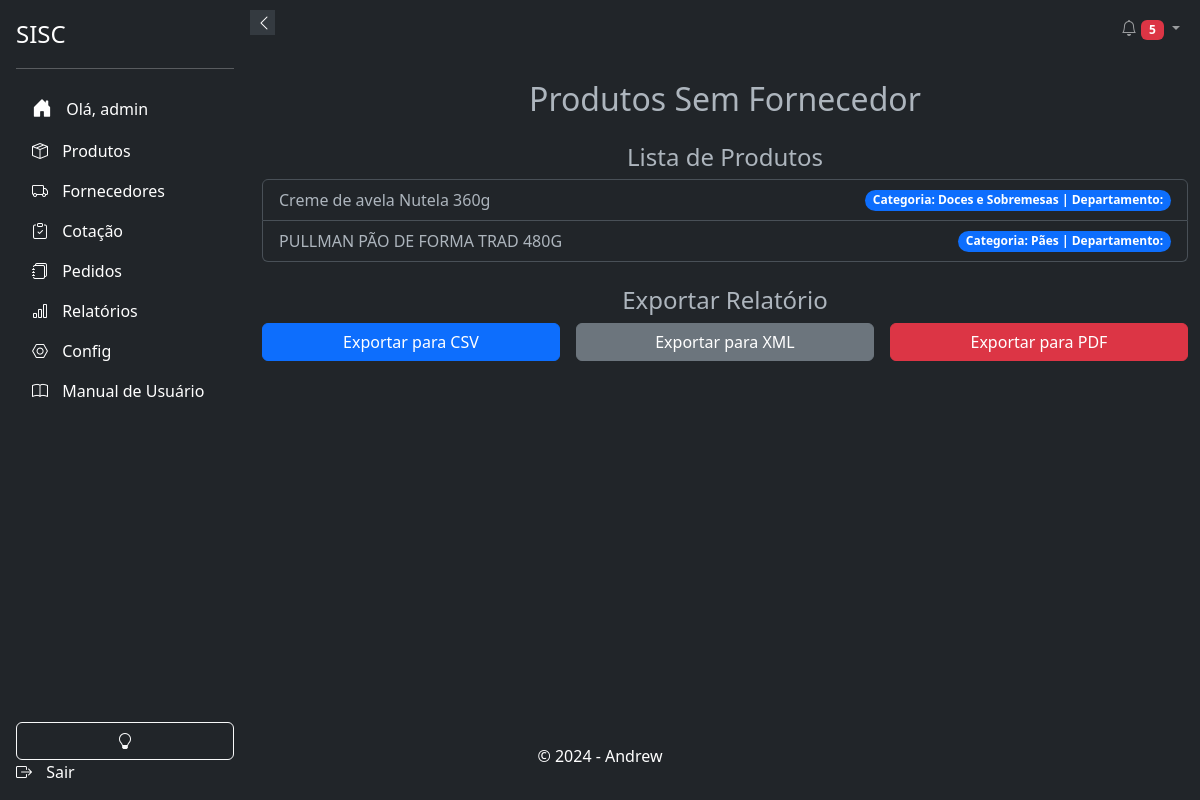
/relatorios/produtos-sem-fornecedor/ (signed in), run on the app's committed database.
### products/models.py (models this page shows, shortened)
class Product(models.Model):
    UNIDADE_CHOICES = (
        ('mm', 'Milímetro'),
        ('cm', 'Centímetro'),
        ('m', 'Metro'),
    )
    UNIDADE_DE_MEDIDA_CHOICES = [
        ('Kg', 'Quilo'),
        ('Dp', 'Display'),
        ('Un', 'Unidade'),
        ('Cx', 'Caixa'),
        ('Fd', 'Fardo'),
        ('Pct', 'Pacote'),
        ('Sch', 'Sache'),
        ('Tp', 'Take Profit'),
    ]
    id = models.AutoField(primary_key=True)
    ean = models.CharField(max_length=13, unique=True, blank=True, null=True)
    sku = models.CharField("SKU", max_length=255, unique=True, blank=True, null=True)
    name = models.CharField(max_length=255)
    brand = models.ForeignKey(Brand, on_delete=models.PROTECT, related_name='products', blank=True, null=True)
    product_line = models.ForeignKey(ProductLine, on_delete=models.PROTECT, related_name='products', blank=True, null=True)
    department = models.ForeignKey(Departamento, on_delete=models.PROTECT, related_name='products', blank=True, null=True)
    category = models.ForeignKey(Category, on_delete=models.PROTECT, related_name='products', blank=True, null=True)
    subcategory = models.ForeignKey(Subcategory, on_delete=models.PROTECT, related_name='products', blank=True, null=True)
    status = models.BooleanField(default=True)
    photo = models.ImageField(upload_to='products/', blank=True, null=True)
    notas = models.TextField("Notas", blank=True, null=True)
    descricao = models.TextField(_("Descrição"), max_length=50, blank=True)
    preco_de_custo = models.DecimalField(_("Preço de Custo"), max_digits=10, decimal_places=3, blank=True, null=True)
    altura_embalagem = models.DecimalField(max_digits=10, decimal_places=3, blank=True, null=True, verbose_name='Altura da Embalagem')
    largura_embalagem = models.DecimalField(max_digits=10, decimal_places=3, blank=True, null=True, verbose_name='Largura da Embalagem')
    comprimento_embalagem = models.DecimalField(max_digits=10, decimal_places=3, blank=True, null=True, verbose_name='Comprimento da Embalagem')
    espessura_embalagem = models.DecimalField(max_digits=10, decimal_places=3, blank=True, null=True, verbose_name='Espessura da Embalagem')
    raio_embalagem = models.DecimalField(max_digits=10, decimal_places=3, blank=True, null=True, verbose_name='Raio da Embalagem')
    unidade_altura = models.CharField(max_length=2, choices=UNIDADE_CHOICES, blank=True, null=True, verbose_name='Unidade de Medida Altura')
    unidade_largura = models.CharField(max_length=2, choices=UNIDADE_CHOICES, blank=True, null=True, verbose_name='Unidade de Medida Largura')
    unidade_comprimento = models.CharField(max_length=2, choices=UNIDADE_CHOICES, blank=True, null=True, verbose_name='Unidade de Medida Comprimento')
    unidade_espessura = models.CharField(max_length=2, choices=UNIDADE_CHOICES, blank=True, null=True, verbose_name='Unidade de Medida Espessura')
    unidade_raio = models.CharField(max_length=2, choices=UNIDADE_CHOICES, blank=True, null=True, verbose_name='Unidade de Medida Raio')
    unidade_de_medida = models.CharField(_("Unidade de Medida"), max_length=50, blank=True, null=True, choices=UNIDADE_DE_MEDIDA_CHOICES)
    quantidade_por_volume = models.PositiveIntegerField(blank=True, null=True, verbose_name='Quantidade por Volume')
    data_de_validade = models.DateField(_("Data de Validade"), blank=True, null=True)
    history = HistoricalRecords()

class Category(models.Model):
    department = models.ForeignKey(Departamento, on_delete=models.CASCADE, related_name='categories')
    name = models.CharField(max_length=200)

### relatorios/views.py (the view, shortened to what this page needs)
# urls.py: path('produtos-sem-fornecedor/', ProdutosSemFornecedorView.as_view(), name='produtos_sem_fornecedor'),
@method_decorator(login_required(login_url=''), name='dispatch')
class ProdutosSemFornecedorView(TemplateView):
    template_name = 'relatorios/produtos_sem_fornecedor.html'
    def get(self, request):
        produtos_com_fornecedor = ProductPriceHistory.objects.values_list('product_id', flat=True).distinct()
        produtos_sem_fornecedor = Product.objects.exclude(id__in=produtos_com_fornecedor)
        context = {
            'produtos_sem_fornecedor': produtos_sem_fornecedor,
        }
        return render(request, self.template_name, context)

### relatorios/templates/relatorios/produtos_sem_fornecedor.html (shortened to what this page needs)
{% extends 'base.html' %}
{% block content %}
<div class="container my-4">
    <h2 class="text-center">Produtos Sem Fornecedor</h2>
    <div class="row mt-4">
        <div class="col-md-12">
            <h4 class="text-center">Lista de Produtos</h4>
            <ul class="list-group">
                {% for produto in produtos_sem_fornecedor %}
                <li class="list-group-item d-flex justify-content-between align-items-center">
                    {{ produto.name }}
                    <span class="badge bg-primary rounded-pill">
                        Categoria: {{ produto.category.name }} | Departamento: {{ produto.department.name }}
                    </span>
                </li>
                {% endfor %}
            </ul>
        </div>
    </div>
    <div class="row mt-4">
        <div class="col-md-12">
            <h4 class="text-center">Exportar Relatório</h4>
            <form method="post" class="row g-3">
                <div class="col-md-4">
                    <button type="submit" name="formato" value="csv" class="btn btn-primary w-100">Exportar para CSV</button>
                </div>
                <div class="col-md-4">
                    <button type="submit" name="formato" value="xml" class="btn btn-secondary w-100">Exportar para XML</button>
                </div>
                <div class="col-md-4">
                    <button type="submit" name="formato" value="pdf" class="btn btn-danger w-100">Exportar para PDF</button>
                </div>
            </form>
        </div>
    </div>
</div>
{% endblock %}

### app/templates/components/_sidebar.html (shortened to what this page needs)
<!DOCTYPE html>
<html>
<head>
    <link href="https://cdn.jsdelivr.net/npm/bootstrap@5.3.0-alpha3/dist/css/bootstrap.min.css" rel="stylesheet">
    <link rel="stylesheet" href="https://cdn.jsdelivr.net/npm/bootstrap-icons@1.10.5/font/bootstrap-icons.css">
</head>
<body>
    <div class="sidebar d-flex flex-column flex-shrink-0 p-3 text-white bg-dark" id="sidebar">
        <button class="sidebar-toggle" onclick="toggleSidebar()">
            <i id="sidebar-toggle-icon" class="bi bi-chevron-left"></i>
        </button>
        <a href="#" class="d-flex align-items-center mb-3 mb-md-0 me-md-auto text-white text-decoration-none">
            <span class="fs-4">SISC</span>
        </a>
        <hr>
        {% if user.is_authenticated %}
            <ul class="nav nav-pills flex-column mb-auto">
                <li class="nav-item">
                    <a href="{% url 'accounts:home' %}" class="nav-link text-white" aria-current="page">
                        <i class="bi bi-house-door-fill fs-5"></i>
                        <span>Olá, {{ user.username }}</span>
                    </a>
                </li>
                <li>
                    <a href="{% url 'products:products_list' %}" class="nav-link text-white">
                        <i class="bi bi-box-seam"></i>
                        <span>Produtos</span>
                    </a>
                </li>
                <li>
                    <a href="{% url 'suppliers:supplier_list' %}" class="nav-link text-white">
                        <i class="bi bi-truck "></i>
                        <span>Fornecedores</span>
                    </a>
                </li>
                <li>
                    <a href="{% url 'cotacao:cotacao_list' %}" class="nav-link text-white">
                        <i class="bi bi-clipboard-check"></i>
                        <span>Cotação</span>
                    </a>
                </li>
                <li>
                    <a href="{% url 'respostas:listar_pedidos' %}" class="nav-link text-white">
                        <i class="bi bi-journals"></i>
                        <span>Pedidos</span>
                    </a>
                </li>
                <li>
                    <a href="{% url 'relatorios:gerar_relatorios' %}" class="nav-link text-white">
                        <i class="bi bi-bar-chart"></i>
                        <span>Relatórios</span>
                    </a>
                </li>
                <li>
                    <a href="{% url 'admin:index' %}" class="nav-link text-white">
                        <i class="bi bi-nut"></i>
                        <span>Config</span>
                    </a>
                </li>
                <li>
                    <a href="{% url 'relatorios:manual_usuario' %}" class="nav-link text-white">
                        <i class="bi bi-book"></i>
                        <span>Manual de Usuário</span>
                    </a>
                </li>
            <br>
            </ul>
            <button class="btn btn-outline-light" onclick="toggleTheme()">
                <i id="theme-toggle-icon" class="bi bi-lightbulb-fill"></i>
            </button>
            <a href="{% url 'accounts:logout' %}" class="nav-link text-white">
                <i class="bi bi-box-arrow-right"></i>
                <span>Sair</span>
            </a>
        {% else %}
            <a href="{% url 'accounts:login' %}" class="nav-link text-white">
                <i class="bi bi-box-arrow-in-right"></i>
                <span>Login</span>
            </a>
        {% endif %}
    </div>
</body>
</html>

### app/templates/base.html (style rules this page uses)
body, html { height: 100%; margin: 0; display: flex; flex-direction: column; }

### app/templates/components/_sidebar.html (style rules this page uses)
.sidebar { width: 250px; height: 100vh; position: fixed; top: 0; left: 0; background-color: #343a40; transition: all 0.3s; z-index: 1000; }
.sidebar .nav-link { white-space: nowrap; overflow: hidden; text-overflow: ellipsis; }
.sidebar .nav-link i { margin-right: 10px; }
.sidebar-toggle { position: absolute; top: 10px; right: -25px; width: 25px; height: 25px; background-color: #343a40; border: none; color: white; cursor: pointer; z-index: 1100; }

### data on the page
Product: name "Creme de avela Nutela 360g", category.name "Doces e Sobremesas"
Product: name "PULLMAN PÃO DE FORMA TRAD 480G", category.name "Pães"

### other printed values
{{ notifications|length }} "5"
{{ user.username }} "admin"
